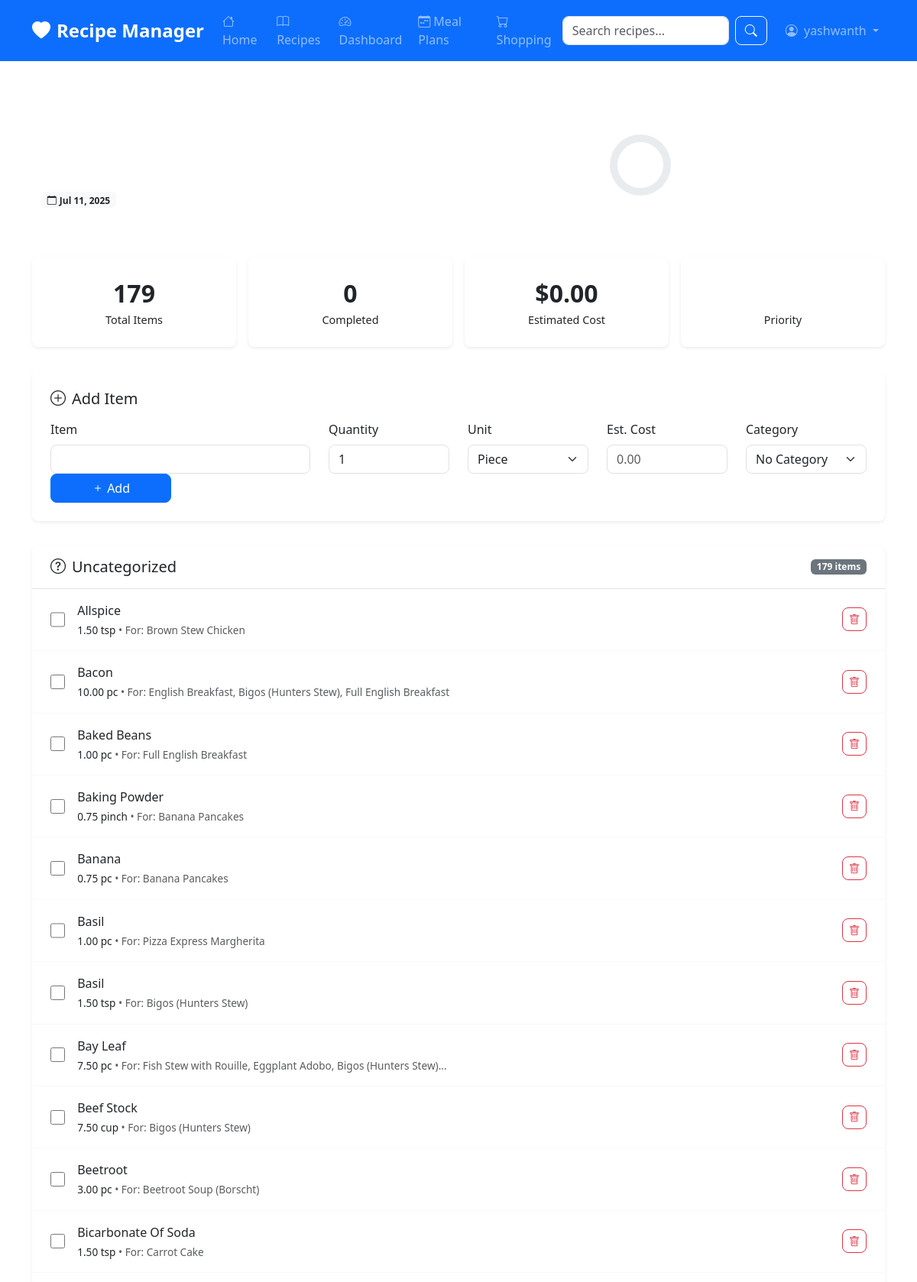
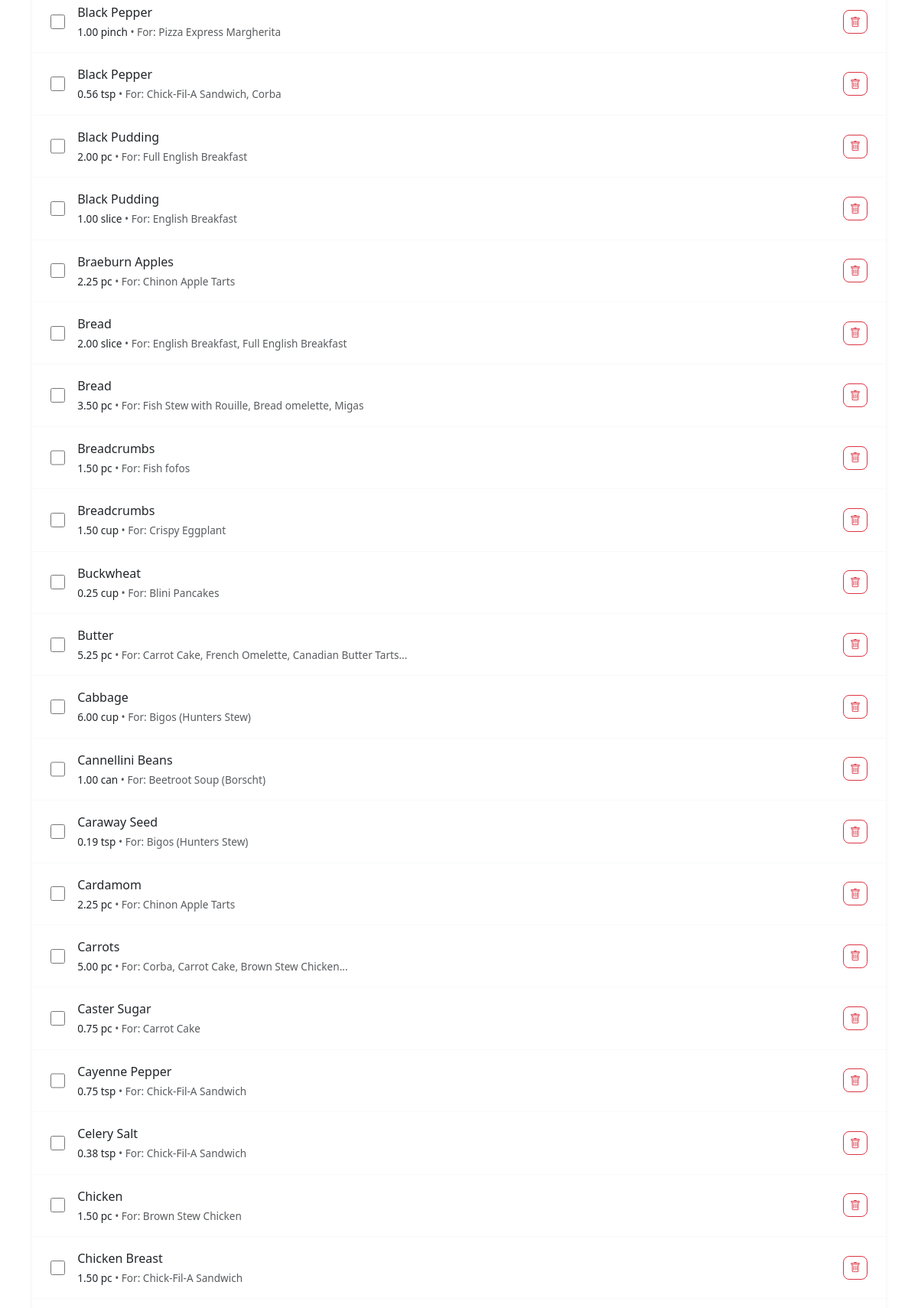
The page /shopping/3/ (signed in, upper part) on the database its author committed (2 pictures, top to bottom).
### apps/users/models.py (models this page shows, shortened)
class User(AbstractUser):
    email = models.EmailField(unique=True)
    first_name = models.CharField(max_length=30)
    last_name = models.CharField(max_length=30)
    avatar = models.ImageField(upload_to='avatars/', blank=True, null=True)
    bio = models.TextField(max_length=500, blank=True)
    location = models.CharField(max_length=100, blank=True)
    birth_date = models.DateField(null=True, blank=True)
    dietary_preferences = models.CharField(max_length=200, blank=True)
    cooking_skill_level = models.CharField(
        max_length=20,
        choices=[
            ('beginner', 'Beginner'),
            ('intermediate', 'Intermediate'),
            ('advanced', 'Advanced'),
            ('expert', 'Expert'),
        ],
        default='beginner'
    )

### apps/shopping/models.py (models this page shows, shortened)
class ShoppingList(models.Model):
    PRIORITY_CHOICES = [
        ('low', 'Low'),
        ('medium', 'Medium'),
        ('high', 'High'),
        ('urgent', 'Urgent'),
    ]
    name = models.CharField(max_length=200)
    user = models.ForeignKey(User, on_delete=models.CASCADE, related_name='shopping_lists')
    description = models.TextField(blank=True)
    priority = models.CharField(max_length=10, choices=PRIORITY_CHOICES, default='medium')
    due_date = models.DateField(null=True, blank=True)
    completed = models.BooleanField(default=False)
    completed_at = models.DateTimeField(null=True, blank=True)
    shared_with = models.ManyToManyField(User, blank=True, related_name='shared_shopping_lists')
    auto_generated = models.BooleanField(default=False)  # True if generated from meal plans
    meal_plan_week = models.DateField(null=True, blank=True)  # Week start date if auto-generated
    created_at = models.DateTimeField(auto_now_add=True)
    updated_at = models.DateTimeField(auto_now=True)
    class Meta:
        ordering = ['-created_at']
    @property
    def total_items(self):
        return self.items.count()
    @property
    def completed_items(self):
        return self.items.filter(completed=True).count()
    @property
    def completion_percentage(self):
        if self.total_items == 0:
            return 0
        return round((self.completed_items / self.total_items) * 100)
    @property
    def estimated_total_cost(self):
        return sum(item.estimated_cost or 0 for item in self.items.all())

class ShoppingListItem(models.Model):
    UNIT_CHOICES = [
        ('piece', 'Piece'),
        ('kg', 'Kilogram'),
        ('g', 'Gram'),
        ('lb', 'Pound'),
        ('oz', 'Ounce'),
        ('l', 'Liter'),
        ('ml', 'Milliliter'),
        ('cup', 'Cup'),
        ('tbsp', 'Tablespoon'),
        ('tsp', 'Teaspoon'),
        ('package', 'Package'),
        ('bottle', 'Bottle'),
        ('can', 'Can'),
        ('box', 'Box'),
    ]
    shopping_list = models.ForeignKey(ShoppingList, on_delete=models.CASCADE, related_name='items')
    ingredient = models.ForeignKey('recipes.Ingredient', on_delete=models.CASCADE, null=True, blank=True)
    name = models.CharField(max_length=200)  # Custom name if no ingredient
    quantity = models.DecimalField(max_digits=8, decimal_places=2, default=1)
    unit = models.CharField(max_length=20, choices=UNIT_CHOICES, default='piece')
    category = models.ForeignKey(ShoppingListCategory, on_delete=models.SET_NULL, null=True, blank=True)
    notes = models.TextField(blank=True)
    estimated_cost = models.DecimalField(max_digits=8, decimal_places=2, null=True, blank=True)
    actual_cost = models.DecimalField(max_digits=8, decimal_places=2, null=True, blank=True)
    completed = models.BooleanField(default=False)
    completed_at = models.DateTimeField(null=True, blank=True)
    priority = models.IntegerField(default=1)  # For custom ordering
    from_recipe = models.ForeignKey('recipes.Recipe', on_delete=models.SET_NULL, null=True, blank=True)
    created_at = models.DateTimeField(auto_now_add=True)
    class Meta:
        ordering = ['completed', 'category__sort_order', 'priority', 'name']

### apps/shopping/views.py (the view)
# urls.py: path('<int:pk>/', views.ShoppingListDetailView.as_view(), name='detail'),
class ShoppingListDetailView(LoginRequiredMixin, DetailView):
    model = ShoppingList
    template_name = 'shopping/detail.html'
    context_object_name = 'shopping_list'
    def get_queryset(self):
        return ShoppingList.objects.filter(user=self.request.user)
    def get_context_data(self, **kwargs):
        context = super().get_context_data(**kwargs)
        shopping_list = self.get_object()
        categories = ShoppingListCategory.objects.all().order_by('sort_order')
        categorized_items = {}
        uncategorized_items = []
        for category in categories:
            category_items = shopping_list.items.filter(category=category).order_by('completed', 'name')
            if category_items.exists():
                categorized_items[category] = category_items
        uncategorized_items = shopping_list.items.filter(category__isnull=True).order_by('completed', 'name')
        context.update({
            'categorized_items': categorized_items,
            'uncategorized_items': uncategorized_items,
            'categories': categories,
            'item_form': ShoppingListItemForm(),
        })
        return context

### templates/shopping/detail.html (shortened to what this page needs)
{% extends 'base.html' %}
{% load static %}
{% block content %}
<div class="container mt-4">
    <div class="shopping-list-header">
        <div class="container">
            <div class="row align-items-center">
                <div class="col-md-8">
                    <h1 class="mb-2">{{ shopping_list.name }}</h1>
                    {% if shopping_list.description %}
                    <p class="mb-0 opacity-75">{{ shopping_list.description }}</p>
                    {% endif %}
                    <div class="mt-2">
                        <span class="badge bg-light text-dark me-2">
                            <i class="bi bi-calendar me-1"></i>{{ shopping_list.created_at|date:"M d, Y" }}
                        </span>
                    </div>
                </div>
                <div class="col-md-4 text-md-end">
                    <div class="progress-circle" style="--progress: {{ shopping_list.completion_percentage }}">
                        <span class="progress-text">{{ shopping_list.completion_percentage }}%</span>
                    </div>
                </div>
            </div>
        </div>
    </div>
    <div class="shopping-stats">
        <div class="stat-card">
            <div class="stat-value">{{ shopping_list.total_items }}</div>
            <div class="stat-label">Total Items</div>
        </div>
        <div class="stat-card">
            <div class="stat-value">{{ shopping_list.completed_items }}</div>
            <div class="stat-label">Completed</div>
        </div>
        <div class="stat-card">
            <div class="stat-value">${{ shopping_list.estimated_total_cost|floatformat:2|default:"0.00" }}</div>
            <div class="stat-label">Estimated Cost</div>
        </div>
        <div class="stat-card">
            <div class="stat-value">
                <span class="badge bg-{{ shopping_list.get_priority_display|lower }}">
                </span>
            </div>
            <div class="stat-label">Priority</div>
        </div>
    </div>
    <div class="quick-add-form">
        <h5 class="mb-3">
            <i class="bi bi-plus-circle me-2"></i>Add Item
        </h5>
        <form id="quickAddForm">
            <div class="row align-items-end">
                <div class="col-md-4">
                    <label for="item-name" class="form-label">Item</label>
                    <input type="text" class="form-control" id="item-name" name="name" required>
                </div>
                <div class="col-md-2">
                    <label for="item-quantity" class="form-label">Quantity</label>
                    <input type="number" class="form-control" id="item-quantity" name="quantity" value="1" step="0.1" min="0.1">
                </div>
                <div class="col-md-2">
                    <label for="item-unit" class="form-label">Unit</label>
                    <select class="form-select" id="item-unit" name="unit">
                        <option value="piece">Piece</option>
                    </select>
                </div>
                <div class="col-md-2">
                    <label for="item-cost" class="form-label">Est. Cost</label>
                    <input type="number" class="form-control" id="item-cost" name="estimated_cost" step="0.01" min="0" placeholder="0.00">
                </div>
                <div class="col-md-2">
                    <label for="item-category" class="form-label">Category</label>
                    <select class="form-select" id="item-category" name="category">
                        <option value="">No Category</option>
                    </select>
                </div>
                <div class="col-md-2">
                    <button type="submit" class="btn btn-primary w-100">
                        <i class="bi bi-plus"></i> Add
                    </button>
                </div>
            </div>
        </form>
    </div>
    {% if uncategorized_items %}
    <div class="category-section">
        <div class="category-header">
            <h5>
                <i class="bi bi-question-circle"></i>
                Uncategorized
            </h5>
            <span class="badge bg-secondary">{{ uncategorized_items.count }} items</span>
        </div>
        {% for item in uncategorized_items %}
        <div class="shopping-item {% if item.completed %}completed{% endif %}" data-item-id="{{ item.id }}">
            <input type="checkbox" class="item-checkbox" {% if item.completed %}checked{% endif %}
                   onchange="toggleItem({{ item.id }})">
            <div class="item-details">
                <div class="item-name">{{ item.name }}</div>
                <div class="item-meta">
                    {{ item.quantity }} {{ item.unit }}
                    {% if item.notes %}
                    <span class="text-muted"> • {{ item.notes }}</span>
                    {% endif %}
                </div>
            </div>
            <div class="item-actions">
                <button class="btn btn-sm btn-outline-danger" onclick="deleteItem({{ item.id }})">
                    <i class="bi bi-trash"></i>
                </button>
            </div>
        </div>
        {% endfor %}
    </div>
    {% endif %}
</div>
{% endblock %}

### templates/base.html (shortened to what this page needs)
<!DOCTYPE html>
<html lang="en">
<head>
    <link href="https://cdn.jsdelivr.net/npm/bootstrap@5.3.0/dist/css/bootstrap.min.css" rel="stylesheet">
    <link rel="stylesheet" href="https://cdn.jsdelivr.net/npm/bootstrap-icons@1.11.0/font/bootstrap-icons.css">
    {% load static %}
    <link rel="stylesheet" href="{% static 'css/style.css' %}">
</head>
<body>
    <nav class="navbar navbar-expand-lg navbar-dark bg-primary">
        <div class="container">
            <a class="navbar-brand fw-bold" href="{% url 'core:home' %}">
                <i class="bi bi-heart-fill me-2"></i>Recipe Manager
            </a>
            <div class="collapse navbar-collapse" id="navbarNav">
                <ul class="navbar-nav me-auto">
                    <li class="nav-item">
                        <a class="nav-link" href="{% url 'core:home' %}">
                            <i class="bi bi-house me-1"></i>Home
                        </a>
                    </li>
                    <li class="nav-item">
                        <a class="nav-link" href="{% url 'recipes:list' %}">
                            <i class="bi bi-book me-1"></i>Recipes
                        </a>
                    </li>
                    {% if user.is_authenticated %}
                    <li class="nav-item">
                        <a class="nav-link" href="{% url 'core:dashboard' %}">
                            <i class="bi bi-speedometer2 me-1"></i>Dashboard
                        </a>
                    </li>
                    <li class="nav-item">
                        <a class="nav-link" href="{% url 'meal_planning:calendar' %}">
                            <i class="bi bi-calendar-week me-1"></i>Meal Plans
                        </a>
                    </li>
                    <li class="nav-item">
                        <a class="nav-link" href="{% url 'shopping:lists' %}">
                            <i class="bi bi-cart me-1"></i>Shopping
                        </a>
                    </li>
                    {% endif %}
                </ul>
                <form class="d-flex me-3" method="GET" action="{% url 'recipes:list' %}">
                    <input class="form-control me-2" type="search" name="search" placeholder="Search recipes..."
                           value="{{ request.GET.search }}">
                    <button class="btn btn-outline-light" type="submit">
                        <i class="bi bi-search"></i>
                    </button>
                </form>
                <ul class="navbar-nav">
                    {% if user.is_authenticated %}
                        <li class="nav-item dropdown">
                            <a class="nav-link dropdown-toggle" href="#" role="button" data-bs-toggle="dropdown">
                                {% if user.avatar %}
                                    <img src="{{ user.avatar.url }}" alt="Avatar" class="rounded-circle me-1" width="24" height="24">
                                {% else %}
                                    <i class="bi bi-person-circle me-1"></i>
                                {% endif %}
                                {{ user.first_name|default:user.username }}
                            </a>
                        </li>
                    {% endif %}
                </ul>
            </div>
        </div>
    </nav>
    <main class="py-4">
        {% block content %}{% endblock %}
    </main>
</body>
</html>

### rows shown on the page
User: first_name "yashwanth"
ShoppingList: created_at "Jul 11, 2025", total_items "179", completed_items "0", estimated_total_cost "0.00"
ShoppingListItem: name "Allspice", quantity "1.50", unit "tsp", notes "For: Brown Stew Chicken"
ShoppingListItem: name "Bacon", quantity "10.00", unit "pc", notes "For: English Breakfast, Bigos (Hunters Stew), Full English Breakfast"
ShoppingListItem: name "Baked Beans", quantity "1.00", unit "pc", notes "For: Full English Breakfast"
ShoppingListItem: name "Baking Powder", quantity "0.75", unit "pinch", notes "For: Banana Pancakes"
ShoppingListItem: name "Banana", quantity "0.75", unit "pc", notes "For: Banana Pancakes"
ShoppingListItem: name "Basil", quantity "1.00", unit "pc", notes "For: Pizza Express Margherita"
ShoppingListItem: name "Basil", quantity "1.50", unit "tsp", notes "For: Bigos (Hunters Stew)"
ShoppingListItem: name "Bay Leaf", quantity "7.50", unit "pc", notes "For: Fish Stew with Rouille, Eggplant Adobo, Bigos (Hunters Stew)..."
ShoppingListItem: name "Beef Stock", quantity "7.50", unit "cup", notes "For: Bigos (Hunters Stew)"
ShoppingListItem: name "Beetroot", quantity "3.00", unit "pc", notes "For: Beetroot Soup (Borscht)"
ShoppingListItem: name "Bicarbonate Of Soda", quantity "1.50", unit "tsp", notes "For: Carrot Cake"
ShoppingListItem: name "Black Pepper", quantity "1.00", unit "pinch", notes "For: Pizza Express Margherita"
ShoppingListItem: name "Black Pepper", quantity "0.56", unit "tsp", notes "For: Chick-Fil-A Sandwich, Corba"
ShoppingListItem: name "Black Pudding", quantity "2.00", unit "pc", notes "For: Full English Breakfast"
ShoppingListItem: name "Black Pudding", quantity "1.00", unit "slice", notes "For: English Breakfast"
ShoppingListItem: name "Braeburn Apples", quantity "2.25", unit "pc", notes "For: Chinon Apple Tarts"
ShoppingListItem: name "Bread", quantity "2.00", unit "slice", notes "For: English Breakfast, Full English Breakfast"
ShoppingListItem: name "Bread", quantity "3.50", unit "pc", notes "For: Fish Stew with Rouille, Bread omelette, Migas"
ShoppingListItem: name "Breadcrumbs", quantity "1.50", unit "pc", notes "For: Fish fofos"
ShoppingListItem: name "Breadcrumbs", quantity "1.50", unit "cup", notes "For: Crispy Eggplant"
ShoppingListItem: name "Buckwheat", quantity "0.25", unit "cup", notes "For: Blini Pancakes"
ShoppingListItem: name "Butter", quantity "5.25", unit "pc", notes "For: Carrot Cake, French Omelette, Canadian Butter Tarts..."
ShoppingListItem: name "Cabbage", quantity "6.00", unit "cup", notes "For: Bigos (Hunters Stew)"
ShoppingListItem: name "Cannellini Beans", quantity "1.00", unit "can", notes "For: Beetroot Soup (Borscht)"
ShoppingListItem: name "Caraway Seed", quantity "0.19", unit "tsp", notes "For: Bigos (Hunters Stew)"
ShoppingListItem: name "Cardamom", quantity "2.25", unit "pc", notes "For: Chinon Apple Tarts"
ShoppingListItem: name "Carrots", quantity "5.00", unit "pc", notes "For: Corba, Carrot Cake, Brown Stew Chicken..."
ShoppingListItem: name "Caster Sugar", quantity "0.75", unit "pc", notes "For: Carrot Cake"
ShoppingListItem: name "Cayenne Pepper", quantity "0.75", unit "tsp", notes "For: Chick-Fil-A Sandwich"
ShoppingListItem: name "Celery Salt", quantity "0.38", unit "tsp", notes "For: Chick-Fil-A Sandwich"
ShoppingListItem: name "Chicken", quantity "1.50", unit "pc", notes "For: Brown Stew Chicken"
ShoppingListItem: name "Chicken Breast", quantity "1.50", unit "pc", notes "For: Chick-Fil-A Sandwich"

### other values the page prints
{{ uncategorized_items.count }} "179"
